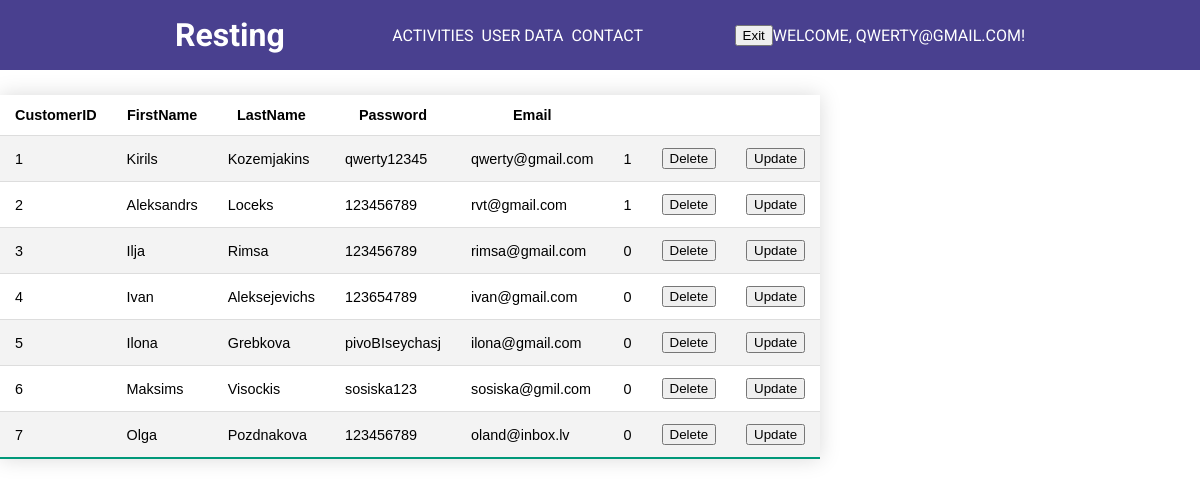
Page /php/admin/user_data.php (signed in) on the committed database.
### tables this page shows
CREATE TABLE IF NOT EXISTS `customer` (
  `CustomerID` int NOT NULL AUTO_INCREMENT,
  `FirstName` varchar(50) DEFAULT NULL,
  `LastName` varchar(50) DEFAULT NULL,
  `Password` varchar(50) DEFAULT NULL,
  `Email` varchar(50) DEFAULT NULL,
  `Access` int DEFAULT '0',
  PRIMARY KEY (`CustomerID`)
);

### php/admin/user_data.php (the view, shortened to what this page needs)
<!DOCTYPE html>
<html>
<head>
	<link rel="stylesheet" href="..\..\css\admin\user_data.css">
</head>
<body>
<header>
    <div class="container row">
        <a href="MainAdmin.php" class="logo">Resting</a>
        <nav class="nav">
        <ul class="nav__list nav__list--primary">
            <li class="nav__item"><a href="ActivitiesAdmin.php" class="nav__link">Activities</a></li>
            <li class="nav__item"><a href="user_data.php" class="nav__link">User data</a></li>
            <li class="nav__item"><a href="#" class="nav__link">Contact</a></li>
        </ul>
        <ul class="nav__list">
            <li class="nav__item">
              <a class="nav__link">
                <form action='..\..\FunctionsPHP\logout.php' method="post">
                  <button type="submit" name="logout">Exit</button>
                </form>
              </a>
            </li>
            <li>
              <a class="nav__link">
                <?php
                  if (isset($_SESSION['authorized']) && $_SESSION['authorized'] === true) {
                    echo 'Welcome, ' . $_SESSION['username'] . '!';
                  }
                ?>
              </a>
            </li>
        </ul>
        </nav>
    </div>
    </header>
    <table class="styled-table">
        <tr>
            <th>CustomerID</th>
            <th>FirstName</th>
            <th>LastName</th>
            <th>Password</th>
            <th>Email</th>
            <th></th>
            <th></th>
        </tr>
        <?php
        $host = "127.0.0.1";
        $dbname = "booking";
        $username = "root";
        $password = "";
        try {
            $conn = new PDO("mysql:host=$host;dbname=$dbname", $username, $password);
            $conn->setAttribute(PDO::ATTR_ERRMODE, PDO::ERRMODE_EXCEPTION);
            $query = $conn->prepare("SELECT * FROM customer");
            $query->execute();
            $results = $query->fetchAll();
        } catch (PDOException $e) {
            echo 'Error: ' . $e->getMessage();
        }
        foreach ($results as $row) {
            echo "<tr><td>" . $row['CustomerID'] . "</td>";
            echo "<td>" . $row['FirstName'] . "</td>";
            echo "<td>" . $row['LastName'] . "</td>";
            echo "<td>" . $row['Password'] . "</td>";
            echo "<td>" . $row['Email'] . "</td>";
            echo "<td>" . $row['Access'] . "</td>";
            echo "<td>";
            echo "<form action='..\..\FunctionsPHP\delete_user.php' method='post'>";
            echo "<input type='submit' value='Delete'>";
            echo "</form>";
            echo "</td>";
            echo "<td>";
            echo "<button class='ShowUpdateForm'>Update</button>";
            echo "</td></tr>";
        }
        ?>
    </table>
</body>
</html>

### css/admin/user_data.css (style rules this page uses)
* { box-sizing: border-box; }
body { margin: 0; font-family: "Roboto", sans-serif; }
header { background: #49408f; padding: 1em 0; }
.logo { text-decoration: none; color: #fff; font-size: 2rem; font-weight: bold; margin-right: 0.5em; }
.nav__list { padding: 0; margin: 0; list-style: none; }
.nav__link { color: #fff; text-decoration: none; text-transform: uppercase; }
.container { width: 85%; max-width: 850px; margin: 0 auto; }
.row { display: flex; justify-content: space-between; }
.nav { display: flex; justify-content: space-between; width: 100%; }
.nav__list { display: flex; align-items: center; }
.nav__list--primary { margin: 0 auto; }
.nav__item + .nav__item { margin-left: 0.5em; }
.styled-table { border-collapse: collapse; margin: 25px 0; font-size: 0.9em; font-family: sans-serif; min-width: 400px; box-shadow: 0 0 20px rgba(0, 0, 0, 0.15); }
.styled-table th, .styled-table td { padding: 12px 15px; }
.styled-table tbody tr { border-bottom: 1px solid #dddddd; }
.styled-table tbody tr:nth-of-type(even) { background-color: #f3f3f3; }
.styled-table tbody tr:last-of-type { border-bottom: 2px solid #009879; }

### rows in the picture
customer: CustomerID "1", FirstName "Kirils", LastName "Kozemjakins", Password "qwerty12345", Email "qwerty@gmail.com", Access "1"
customer: CustomerID "2", FirstName "Aleksandrs", LastName "Loceks", Password "123456789", Email "rvt@gmail.com", Access "1"
customer: CustomerID "3", FirstName "Ilja", LastName "Rimsa", Password "123456789", Email "rimsa@gmail.com", Access "0"
customer: CustomerID "4", FirstName "Ivan", LastName "Aleksejevichs", Password "123654789", Email "ivan@gmail.com", Access "0"
customer: CustomerID "5", FirstName "Ilona", LastName "Grebkova", Password "pivoBIseychasj", Email "ilona@gmail.com", Access "0"
customer: CustomerID "6", FirstName "Maksims", LastName "Visockis", Password "sosiska123", Email "sosiska@gmil.com", Access "0"
customer: CustomerID "7", FirstName "Olga", LastName "Pozdnakova", Password "123456789", Email "oland@inbox.lv", Access "0"

### other values in the picture
$_SESSION['username'] "QWERTY@GMAIL.COM"
